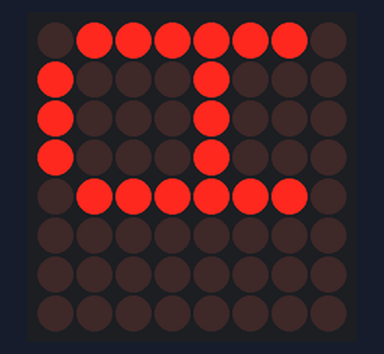
Bench run of a sketch on a simulated Arduino Uno, built with avr-gcc and run on an emulated ATmega328P. Parts: 8×8 LED matrix.

Above: at 0.1 s.
At 1.1 s:
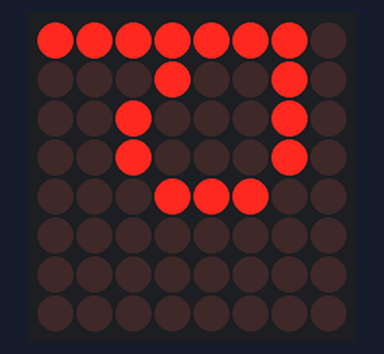
At 2.1 s:
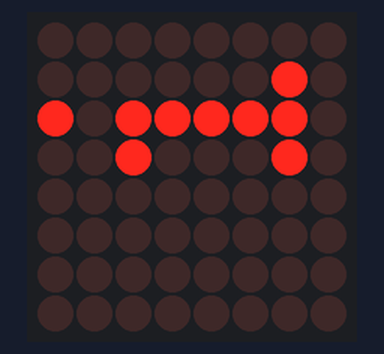
At 3.1 s:
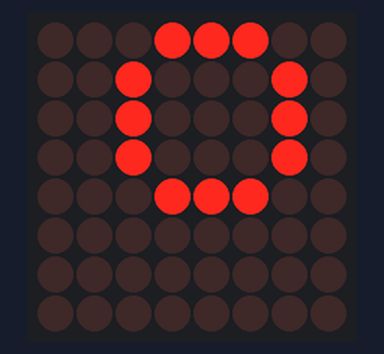
At 21.34 s:
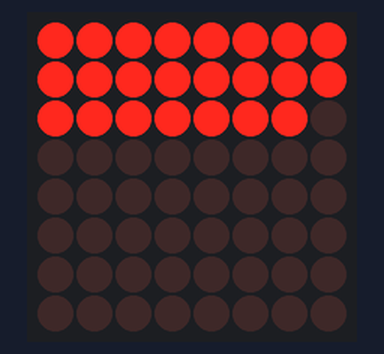
At 39.4 s:
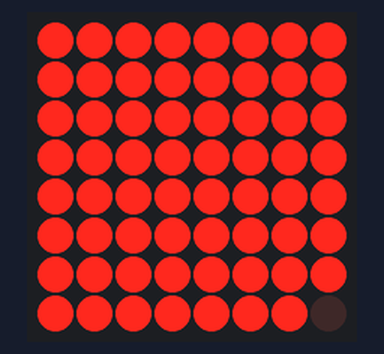

The sketch:

MAX7219.ino
```cpp
//www.elegoo.com
//2016.12.9

//We always have to include the library
#include "LedControl.h"

/*
 Now we need a LedControl to work with.
 ***** These pin numbers will probably not work with your hardware *****
 pin 12 is connected to the DataIn
 pin 11 is connected to LOAD(CS)
 pin 10 is connected to the CLK
 We have only a single MAX72XX.
 */
LedControl lc=LedControl(12,10,11,1);

/* image switching time */
unsigned long delaytime1=500;
unsigned long delaytime2=50;
void setup() {
  /*
   The MAX72XX is in power-saving mode on startup,
   we have to do a wakeup call
   */
  lc.shutdown(0,false);
  /* Set the brightness to a medium values */
  lc.setIntensity(0,8);
  /* and clear the display */
  lc.clearDisplay(0);
}

/*
 This method will display the characters for the
 word "Arduino" one after the other on the matrix.
 (you need at least 5x7 leds to see the whole chars)
 */
void writeArduinoOnMatrix() {
  /* here is the data for the characters */
  byte a[5]={B01111110,B10001000,B10001000,B10001000,B01111110};
  byte r[5]={B00010000,B00100000,B00100000,B00010000,B00111110};
  byte d[5]={B11111110,B00010010,B00100010,B00100010,B00011100};
  byte u[5]={B00111110,B00000100,B00000010,B00000010,B00111100};
  byte i[5]={B00000000,B00000010,B10111110,B00100010,B00000000};
  byte n[5]={B00011110,B00100000,B00100000,B00010000,B00111110};
  byte o[5]={B00011100,B00100010,B00100010,B00100010,B00011100};

  /* now display them one by one with a small delay */
  lc.setRow(0,0,a[0]);
  lc.setRow(0,1,a[1]);
  lc.setRow(0,2,a[2]);
  lc.setRow(0,3,a[3]);
  lc.setRow(0,4,a[4]);
  delay(delaytime1);
  lc.setRow(0,0,r[0]);
  lc.setRow(0,1,r[1]);
  lc.setRow(0,2,r[2]);
  lc.setRow(0,3,r[3]);
  lc.setRow(0,4,r[4]);
  delay(delaytime1);
  lc.setRow(0,0,d[0]);
  lc.setRow(0,1,d[1]);
  lc.setRow(0,2,d[2]);
  lc.setRow(0,3,d[3]);
  lc.setRow(0,4,d[4]);
  delay(delaytime1);
  lc.setRow(0,0,u[0]);
  lc.setRow(0,1,u[1]);
  lc.setRow(0,2,u[2]);
  lc.setRow(0,3,u[3]);
  lc.setRow(0,4,u[4]);
  delay(delaytime1);
  lc.setRow(0,0,i[0]);
  lc.setRow(0,1,i[1]);
  lc.setRow(0,2,i[2]);
  lc.setRow(0,3,i[3]);
  lc.setRow(0,4,i[4]);
  delay(delaytime1);
  lc.setRow(0,0,n[0]);
  lc.setRow(0,1,n[1]);
  lc.setRow(0,2,n[2]);
  lc.setRow(0,3,n[3]);
  lc.setRow(0,4,n[4]);
  delay(delaytime1);
  lc.setRow(0,0,o[0]);
  lc.setRow(0,1,o[1]);
  lc.setRow(0,2,o[2]);
  lc.setRow(0,3,o[3]);
  lc.setRow(0,4,o[4]);
  delay(delaytime1);
  lc.setRow(0,0,0);
  lc.setRow(0,1,0);
  lc.setRow(0,2,0);
  lc.setRow(0,3,0);
  lc.setRow(0,4,0);
  delay(delaytime1);
}

/*
  This function lights up some Leds in a row.
 The pattern will be repeated on every row.
 The pattern will blink along with the row-number.
 row number 4 (index==3) will blink 4 times etc.
 */
void rows() {
  for(int row=0;row<8;row++) {
    delay(delaytime2);
    lc.setRow(0,row,B10100000);
    delay(delaytime2);
    lc.setRow(0,row,(byte)0);
    for(int i=0;i<row;i++) {
      delay(delaytime2);
      lc.setRow(0,row,B10100000);
      delay(delaytime2);
      lc.setRow(0,row,(byte)0);
    }
  }
}

/*
  This function lights up some Leds in a column.
 The pattern will be repeated on every column.
 The pattern will blink along with the column-number.
 column number 4 (index==3) will blink 4 times etc.
 */
void columns() {
  for(int col=0;col<8;col++) {
    delay(delaytime2);
    lc.setColumn(0,col,B10100000);
    delay(delaytime2);
    lc.setColumn(0,col,(byte)0);
    for(int i=0;i<col;i++) {
      delay(delaytime2);
      lc.setColumn(0,col,B10100000);
      delay(delaytime2);
      lc.setColumn(0,col,(byte)0);
    }
  }
}

/*
 This function will light up every Led on the matrix.
 The led will blink along with the row-number.
 row number 4 (index==3) will blink 4 times etc.
 */
void single() {
  for(int row=0;row<8;row++) {
    for(int col=0;col<8;col++) {
      delay(delaytime2);
      lc.setLed(0,row,col,true);
      delay(delaytime2);
      for(int i=0;i<col;i++) {
        lc.setLed(0,row,col,false);
        delay(delaytime2);
        lc.setLed(0,row,col,true);
        delay(delaytime2);
      }
    }
  }
}

void loop() {
  writeArduinoOnMatrix();
  rows();
  columns();
  single();
}
```

Measured:
- what the display in image 1 shows lasts 0.5 s, from 1.0 s to 1.5 s
